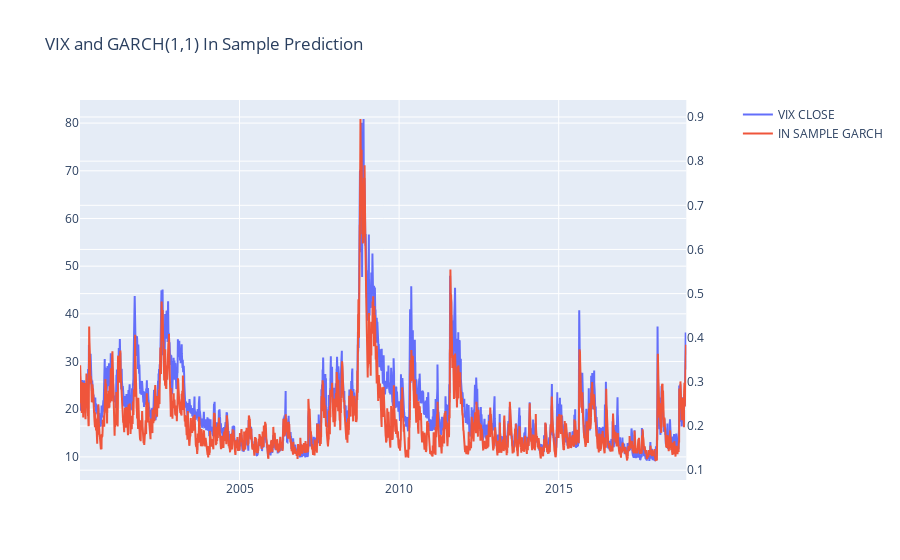

Write notebook code for a chart like this one.
### Code cell
from plotly.subplots import make_subplots

fig = make_subplots(specs=[[{"secondary_y": True}]])
fig.add_trace(
    go.Scatter(x=df_vix.index, y=df_vix["close"], mode="lines", name="VIX CLOSE"),
    secondary_y=False,
)
fig.add_trace(
    go.Scatter(
        x=res.conditional_volatility.index,
        y=res.conditional_volatility * np.sqrt(252),
        mode="lines",
        name="IN SAMPLE GARCH",
    ),
    secondary_y=True,
)
fig.update_layout(title="VIX and GARCH(1,1) In Sample Prediction")
fig.show()

### Figure 1 — Plotly figure (JSON) as saved in the notebook; plotly's stock layout.template omitted (floating-point values rounded to 4 significant figures; data arrays with more than 128 entries replaced by an {"elided": "..."} marker saying what was removed)
{"data": [{"mode": "lines", "name": "VIX CLOSE", "type": "scatter", "x": {"elided": "4778 str values"}, "xaxis": "x", "y": {"elided": "4778 float values"}, "yaxis": "y"}, {"mode": "lines", "name": "IN SAMPLE GARCH", "type": "scatter", "x": {"elided": "4779 str values"}, "xaxis": "x", "y": {"elided": "4779 float values"}, "yaxis": "y2"}], "layout": {"title": {"text": "VIX and GARCH(1,1) In Sample Prediction"}, "xaxis": {"anchor": "y", "domain": [0, 0.94]}, "yaxis": {"anchor": "x", "domain": [0, 1]}, "yaxis2": {"anchor": "x", "overlaying": "y", "side": "right"}}}
